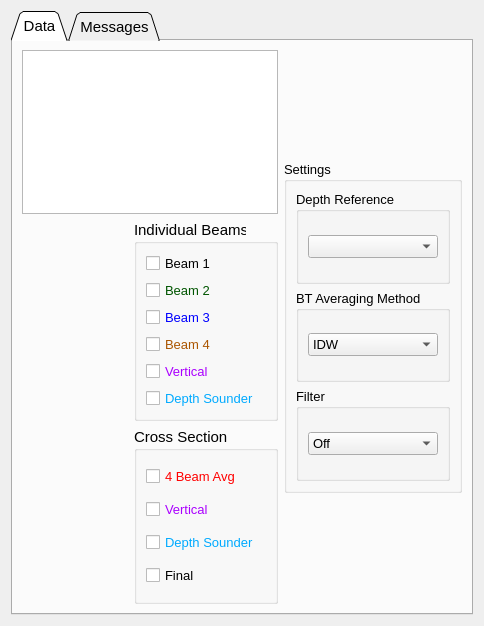
      <widget class="QWidget" name="tab_depth">
       <attribute name="title">
        <string>Depth</string>
       </attribute>
       <layout class="QGridLayout" name="gridLayout_30">
        <item row="0" column="0">
         <widget class="QTabWidget" name="tab_depth_2">
          <property name="font">
           <font>
            <pointsize>11</pointsize>
           </font>
          </property>
          <property name="tabShape">
           <enum>QTabWidget::Triangular</enum>
          </property>
          <property name="currentIndex">
           <number>0</number>
          </property>
          <widget class="QWidget" name="tab_depth_2_data">
           <attribute name="title">
            <string>Data</string>
           </attribute>
           <layout class="QGridLayout" name="gridLayout_31">
            <item row="0" column="0">
             <layout class="QHBoxLayout" name="horizontalLayout_80">
              <item>
               <layout class="QVBoxLayout" name="verticalLayout_27" stretch="3,7">
                <item>
                 <widget class="QTableWidget" name="table_depth"/>
                </item>
                <item>
                 <layout class="QHBoxLayout" name="horizontalLayout_25" stretch="9,1">
                  <item>
                   <widget class="QWidget" name="graph_depth" native="true"/>
                  </item>
                  <item>
                   <layout class="QVBoxLayout" name="verticalLayout_2">
                    <item>
                     <widget class="QGroupBox" name="gb_depth_beams">
                      <property name="font">
                       <font>
                        <pointsize>11</pointsize>
                       </font>
                      </property>
                      <property name="title">
                       <string>Individual Beams</string>
                      </property>
                      <layout class="QHBoxLayout" name="horizontalLayout_32" stretch="1">
                       <item>
                        <layout class="QVBoxLayout" name="verticalLayout_25">
                         <item>
                          <widget class="QCheckBox" name="cb_depth_beam1">
                           <property name="palette">
                            <palette>
                             <active>
                              <colorrole role="WindowText">
                               <brush brushstyle="SolidPattern">
                                <color alpha="255">
                                 <red>0</red>
                                 <green>0</green>
                                 <blue>0</blue>
                                </color>
                               </brush>
                              </colorrole>
                             </active>
                             <inactive>
                              <colorrole role="WindowText">
                               <brush brushstyle="SolidPattern">
                                <color alpha="255">
                                 <red>0</red>
                                 <green>0</green>
                                 <blue>0</blue>
                                </color>
                               </brush>
                              </colorrole>
                             </inactive>
                             <disabled>
                              <colorrole role="WindowText">
                               <brush brushstyle="SolidPattern">
                                <color alpha="255">
                                 <red>120</red>
                                 <green>120</green>
                                 <blue>120</blue>
                                </color>
                               </brush>
                              </colorrole>
                             </disabled>
                            </palette>
                           </property>
                           <property name="font">
                            <font>
                             <pointsize>10</pointsize>
                            </font>
                           </property>
                           <property name="text">
                            <string>Beam 1</string>
                           </property>
                          </widget>
                         </item>
                         <item>
                          <widget class="QCheckBox" name="cb_depth_beam2">
                           <property name="palette">
                            <palette>
                             <active>
                              <colorrole role="WindowText">
                               <brush brushstyle="SolidPattern">
                                <color alpha="255">
                                 <red>0</red>
                                 <green>85</green>
                                 <blue>0</blue>
                                </color>
                               </brush>
                              </colorrole>
                             </active>
                             <inactive>
                              <colorrole role="WindowText">
                               <brush brushstyle="SolidPattern">
                                <color alpha="255">
                                 <red>0</red>
                                 <green>85</green>
                                 <blue>0</blue>
                                </color>
                               </brush>
                              </colorrole>
                             </inactive>
                             <disabled>
                              <colorrole role="WindowText">
                               <brush brushstyle="SolidPattern">
                                <color alpha="255">
                                 <red>120</red>
                                 <green>120</green>
                                 <blue>120</blue>
                                </color>
                               </brush>
                              </colorrole>
                             </disabled>
                            </palette>
                           </property>
                           <property name="font">
                            <font>
                             <pointsize>10</pointsize>
                            </font>
                           </property>
                           <property name="text">
                            <string>Beam 2</string>
                           </property>
                          </widget>
                         </item>
                         <item>
                          <widget class="QCheckBox" name="cb_depth_beam3">
                           <property name="palette">
                            <palette>
                             <active>
                              <colorrole role="WindowText">
                               <brush brushstyle="SolidPattern">
                                <color alpha="255">
                                 <red>0</red>
                                 <green>0</green>
                                 <blue>255</blue>
                                </color>
                               </brush>
                              </colorrole>
                             </active>
                             <inactive>
                              <colorrole role="WindowText">
                               <brush brushstyle="SolidPattern">
                                <color alpha="255">
                                 <red>0</red>
                                 <green>0</green>
                                 <blue>255</blue>
                                </color>
                               </brush>
                              </colorrole>
                             </inactive>
                             <disabled>
                              <colorrole role="WindowText">
                               <brush brushstyle="SolidPattern">
                                <color alpha="255">
                                 <red>120</red>
                                 <green>120</green>
                                 <blue>120</blue>
                                </color>
                               </brush>
                              </colorrole>
                             </disabled>
                            </palette>
                           </property>
                           <property name="font">
                            <font>
                             <pointsize>10</pointsize>
                            </font>
                           </property>
                           <property name="text">
                            <string>Beam 3</string>
                           </property>
                          </widget>
                         </item>
                         <item>
                          <widget class="QCheckBox" name="cb_depth_beam4">
                           <property name="palette">
                            <palette>
                             <active>
                              <colorrole role="WindowText">
                               <brush brushstyle="SolidPattern">
                                <color alpha="255">
                                 <red>170</red>
                                 <green>85</green>
                                 <blue>0</blue>
                                </color>
                               </brush>
                              </colorrole>
                             </active>
                             <inactive>
                              <colorrole role="WindowText">
                               <brush brushstyle="SolidPattern">
                                <color alpha="255">
                                 <red>170</red>
                                 <green>85</green>
                                 <blue>0</blue>
                                </color>
                               </brush>
                              </colorrole>
                             </inactive>
                             <disabled>
                              <colorrole role="WindowText">
                               <brush brushstyle="SolidPattern">
                                <color alpha="255">
                                 <red>120</red>
                                 <green>120</green>
                                 <blue>120</blue>
                                </color>
                               </brush>
                              </colorrole>
                             </disabled>
                            </palette>
                           </property>
                           <property name="font">
                            <font>
                             <pointsize>10</pointsize>
                            </font>
                           </property>
                           <property name="text">
                            <string>Beam 4</string>
                           </property>
                          </widget>
                         </item>
                         <item>
                          <widget class="QCheckBox" name="cb_depth_vert">
                           <property name="palette">
                            <palette>
                             <active>
                              <colorrole role="WindowText">
                               <brush brushstyle="SolidPattern">
                                <color alpha="255">
                                 <red>170</red>
                                 <green>0</green>
                                 <blue>255</blue>
                                </color>
                               </brush>
                              </colorrole>
                             </active>
                             <inactive>
                              <colorrole role="WindowText">
                               <brush brushstyle="SolidPattern">
                                <color alpha="255">
                                 <red>170</red>
                                 <green>0</green>
                                 <blue>255</blue>
                                </color>
                               </brush>
                              </colorrole>
                             </inactive>
                             <disabled>
                              <colorrole role="WindowText">
                               <brush brushstyle="SolidPattern">
                                <color alpha="255">
                                 <red>120</red>
                                 <green>120</green>
                                 <blue>120</blue>
                                </color>
                               </brush>
                              </colorrole>
                             </disabled>
                            </palette>
                           </property>
                           <property name="font">
                            <font>
                             <pointsize>10</pointsize>
                            </font>
                           </property>
                           <property name="text">
                            <string>Vertical</string>
                           </property>
                          </widget>
                         </item>
                         <item>
                          <widget class="QCheckBox" name="cb_depth_ds">
                           <property name="palette">
                            <palette>
                             <active>
                              <colorrole role="WindowText">
                               <brush brushstyle="SolidPattern">
                                <color alpha="255">
                                 <red>0</red>
                                 <green>170</green>
                                 <blue>255</blue>
                                </color>
                               </brush>
                              </colorrole>
                             </active>
                             <inactive>
                              <colorrole role="WindowText">
                               <brush brushstyle="SolidPattern">
                                <color alpha="255">
                                 <red>0</red>
                                 <green>170</green>
                                 <blue>255</blue>
                                </color>
                               </brush>
                              </colorrole>
                             </inactive>
                             <disabled>
                              <colorrole role="WindowText">
                               <brush brushstyle="SolidPattern">
                                <color alpha="255">
                                 <red>120</red>
                                 <green>120</green>
                                 <blue>120</blue>
                                </color>
                               </brush>
                              </colorrole>
                             </disabled>
                            </palette>
                           </property>
                           <property name="font">
                            <font>
                             <pointsize>10</pointsize>
                            </font>
                           </property>
                           <property name="text">
                            <string>Depth Sounder</string>
                           </property>
                          </widget>
                         </item>
                        </layout>
                       </item>
                      </layout>
                     </widget>
                    </item>
                    <item>
                     <widget class="QGroupBox" name="gb_depth_cs">
                      <property name="font">
                       <font>
                        <pointsize>11</pointsize>
                       </font>
                      </property>
                      <property name="title">
                       <string>Cross Section</string>
                      </property>
                      <layout class="QHBoxLayout" name="horizontalLayout_33" stretch="1">
                       <item>
                        <layout class="QVBoxLayout" name="verticalLayout_26">
                         <item>
                          <widget class="QCheckBox" name="cb_depth_4beam_cs">
                           <property name="palette">
                            <palette>
                             <active>
                              <colorrole role="WindowText">
                               <brush brushstyle="SolidPattern">
                                <color alpha="255">
                                 <red>255</red>
                                 <green>0</green>
                                 <blue>0</blue>
                                </color>
                               </brush>
                              </colorrole>
                             </active>
                             <inactive>
                              <colorrole role="WindowText">
                               <brush brushstyle="SolidPattern">
                                <color alpha="255">
                                 <red>255</red>
                                 <green>0</green>
                                 <blue>0</blue>
                                </color>
                               </brush>
                              </colorrole>
                             </inactive>
                             <disabled>
                              <colorrole role="WindowText">
                               <brush brushstyle="SolidPattern">
                                <color alpha="255">
                                 <red>120</red>
                                 <green>120</green>
                                 <blue>120</blue>
                                </color>
                               </brush>
                              </colorrole>
                             </disabled>
                            </palette>
                           </property>
                           <property name="font">
                            <font>
                             <pointsize>10</pointsize>
                            </font>
                           </property>
                           <property name="text">
                            <string>4 Beam Avg</string>
                           </property>
                          </widget>
                         </item>
                         <item>
                          <widget class="QCheckBox" name="cb_depth_vert_cs">
                           <property name="palette">
                            <palette>
                             <active>
                              <colorrole role="WindowText">
                               <brush brushstyle="SolidPattern">
                                <color alpha="255">
                                 <red>170</red>
                                 <green>0</green>
                                 <blue>255</blue>
                                </color>
                               </brush>
                              </colorrole>
                             </active>
                             <inactive>
                              <colorrole role="WindowText">
                               <brush brushstyle="SolidPattern">
                                <color alpha="255">
                                 <red>170</red>
                                 <green>0</green>
                                 <blue>255</blue>
                                </color>
                               </brush>
                              </colorrole>
                             </inactive>
                             <disabled>
                              <colorrole role="WindowText">
                               <brush brushstyle="SolidPattern">
                                <color alpha="255">
                                 <red>120</red>
                                 <green>120</green>
                                 <blue>120</blue>
                                </color>
                               </brush>
                              </colorrole>
                             </disabled>
                            </palette>
                           </property>
                           <property name="font">
                            <font>
                             <pointsize>10</pointsize>
                            </font>
                           </property>
                           <property name="text">
                            <string>Vertical</string>
                           </property>
                          </widget>
                         </item>
                         <item>
                          <widget class="QCheckBox" name="cb_depth_ds_cs">
                           <property name="palette">
                            <palette>
                             <active>
                              <colorrole role="WindowText">
                               <brush brushstyle="SolidPattern">
                                <color alpha="255">
                                 <red>0</red>
                                 <green>170</green>
                                 <blue>255</blue>
                                </color>
                               </brush>
                              </colorrole>
                             </active>
                             <inactive>
                              <colorrole role="WindowText">
                               <brush brushstyle="SolidPattern">
                                <color alpha="255">
                                 <red>0</red>
                                 <green>170</green>
                                 <blue>255</blue>
                                </color>
                               </brush>
                              </colorrole>
                             </inactive>
                             <disabled>
                              <colorrole role="WindowText">
                               <brush brushstyle="SolidPattern">
                                <color alpha="255">
                                 <red>120</red>
                                 <green>120</green>
                                 <blue>120</blue>
                                </color>
                               </brush>
                              </colorrole>
                             </disabled>
                            </palette>
                           </property>
                           <property name="font">
                            <font>
                             <pointsize>10</pointsize>
                            </font>
                           </property>
                           <property name="text">
                            <string>Depth Sounder</string>
                           </property>
                          </widget>
                         </item>
                         <item>
                          <widget class="QCheckBox" name="cb_depth_final_cs">
                           <property name="font">
                            <font>
                             <pointsize>10</pointsize>
                            </font>
                           </property>
                           <property name="text">
                            <string>Final</string>
                           </property>
                          </widget>
                         </item>
                        </layout>
                       </item>
                      </layout>
                     </widget>
                    </item>
                   </layout>
                  </item>
                 </layout>
                </item>
               </layout>
              </item>
              <item>
               <layout class="QVBoxLayout" name="verticalLayout_28" stretch="1,3,1">
                <item>
                 <spacer name="verticalSpacer_3">
                  <property name="orientation">
                   <enum>Qt::Vertical</enum>
                  </property>
                  <property name="sizeHint" stdset="0">
                   <size>
                    <width>20</width>
                    <height>40</height>
                   </size>
                  </property>
                 </spacer>
                </item>
                <item>
                 <widget class="QGroupBox" name="gb_depth_settings">
                  <property name="font">
                   <font>
                    <pointsize>10</pointsize>
                   </font>
                  </property>
                  <property name="title">
                   <string>Settings</string>
                  </property>
                  <layout class="QVBoxLayout" name="verticalLayout_29">
                   <item>
                    <widget class="QGroupBox" name="gb_depth_ref">
                     <property name="font">
                      <font>
                       <pointsize>10</pointsize>
                      </font>
                     </property>
                     <property name="title">
                      <string>Depth Reference</string>
                     </property>
                     <layout class="QVBoxLayout" name="verticalLayout_30">
                      <item>
                       <widget class="QComboBox" name="combo_depth_ref">
                        <property name="font">
                         <font>
                          <pointsize>10</pointsize>
                         </font>
                        </property>
                       </widget>
                      </item>
                     </layout>
                    </widget>
                   </item>
                   <item>
                    <widget class="QGroupBox" name="gb_depth_averaging">
                     <property name="font">
                      <font>
                       <pointsize>10</pointsize>
                      </font>
                     </property>
                     <property name="title">
                      <string>BT Averaging Method</string>
                     </property>
                     <layout class="QVBoxLayout" name="verticalLayout_31">
                      <item>
                       <widget class="QComboBox" name="combo_depth_avg">
                        <property name="font">
                         <font>
                          <pointsize>10</pointsize>
                         </font>
                        </property>
                        <item>
                         <property name="text">
                          <string>IDW</string>
                         </property>
                        </item>
                        <item>
                         <property name="text">
                          <string>Simple</string>
                         </property>
                        </item>
                       </widget>
                      </item>
                     </layout>
                    </widget>
                   </item>
                   <item>
                    <widget class="QGroupBox" name="gb_depth_filter">
                     <property name="font">
                      <font>
                       <pointsize>10</pointsize>
                      </font>
                     </property>
                     <property name="title">
                      <string>Filter</string>
                     </property>
                     <layout class="QVBoxLayout" name="verticalLayout_32">
                      <item>
                       <widget class="QComboBox" name="combo_depth_filter">
                        <property name="font">
                         <font>
                          <pointsize>10</pointsize>
                         </font>
                        </property>
                        <property name="currentText">
                         <string>Off</string>
                        </property>
                        <item>
                         <property name="text">
                          <string>Off</string>
                         </property>
                        </item>
                        <item>
                         <property name="text">
                          <string>Smooth</string>
                         </property>
                        </item>
                        <item>
                         <property name="text">
                          <string>TRDI</string>
                         </property>
                        </item>
                       </widget>
                      </item>
                     </layout>
                    </widget>
                   </item>
                  </layout>
                 </widget>
                </item>
                <item>
                 <spacer name="verticalSpacer_4">
                  <property name="orientation">
                   <enum>Qt::Vertical</enum>
                  </property>
                  <property name="sizeHint" stdset="0">
                   <size>
                    <width>20</width>
                    <height>40</height>
                   </size>
                  </property>
                 </spacer>
                </item>
               </layout>
              </item>
             </layout>
            </item>
           </layout>
          </widget>
          <widget class="QWidget" name="tab_gps_2_messages_3">
           <attribute name="title">
            <string>Messages</string>
           </attribute>
           <layout class="QGridLayout" name="gridLayout_35">
            <item row="0" column="0">
             <widget class="QGroupBox" name="box_depth_messages">
              <property name="font">
               <font>
                <pointsize>12</pointsize>
                <weight>75</weight>
                <bold>true</bold>
               </font>
              </property>
              <property name="title">
               <string>Quality Check Messages</string>
              </property>
              <layout class="QHBoxLayout" name="horizontalLayout_49">
               <item>
                <widget class="QTableWidget" name="table_depth_messages">
                 <property name="font">
                  <font>
                   <pointsize>12</pointsize>
                  </font>
                 </property>
                </widget>
               </item>
              </layout>
             </widget>
            </item>
            <item row="1" column="0">
             <widget class="QGroupBox" name="box_depth_comments">
              <property name="font">
               <font>
                <pointsize>12</pointsize>
                <weight>75</weight>
                <bold>true</bold>
               </font>
              </property>
              <property name="title">
               <string>Comments</string>
              </property>
              <layout class="QHBoxLayout" name="horizontalLayout_48">
               <item>
                <widget class="QPlainTextEdit" name="display_depth_comments">
                 <property name="font">
                  <font>
                   <pointsize>12</pointsize>
                   <weight>50</weight>
                   <bold>false</bold>
                  </font>
                 </property>
                 <property name="readOnly">
                  <bool>true</bool>
                 </property>
                </widget>
               </item>
              </layout>
             </widget>
            </item>
           </layout>
          </widget>
         </widget>
        </item>
       </layout>
      </widget>
